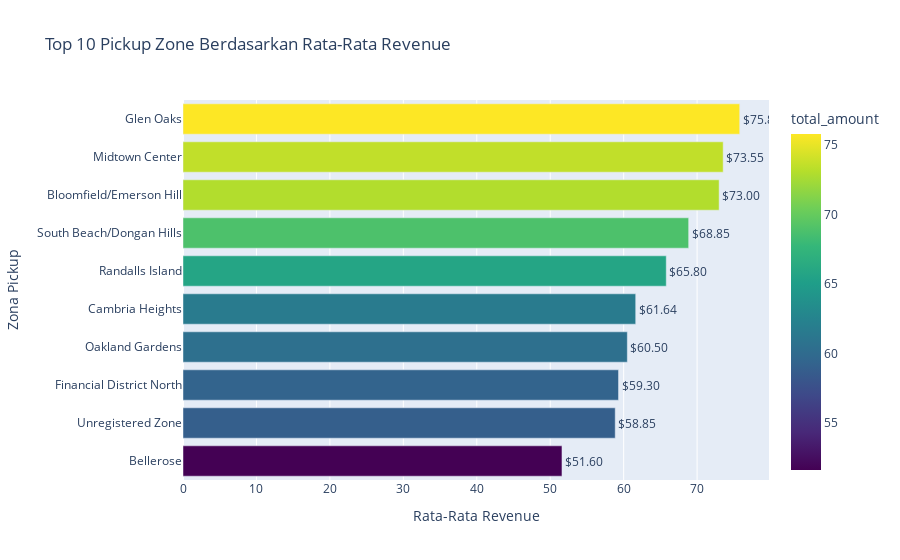

The notebook cell this image was saved under:
### Markdown cell above
### Rata-Rata Revenue

### Code cell
pu_avg_revenue = df.groupby('PU_Zone')['total_amount'].mean().sort_values(ascending=False).head(10).reset_index()

fig = px.bar(
    pu_avg_revenue,
    x='total_amount',
    y='PU_Zone',
    orientation='h',
    title='Top 10 Pickup Zone Berdasarkan Rata-Rata Revenue',
    text='total_amount',
    color='total_amount',
    color_continuous_scale='viridis'
)
fig.update_traces(texttemplate='$%{text:.2f}', textposition='outside')
fig.update_layout(yaxis={'categoryorder': 'total ascending'},
                  xaxis_title='Rata-Rata Revenue',
                  yaxis_title='Zona Pickup')
fig.show()

### Figure 1 — Plotly figure (JSON) as saved in the notebook; plotly's stock layout.template omitted (floating-point values rounded to 4 significant figures)
{"data": [{"hovertemplate": "total_amount=%{marker.color}<br>PU_Zone=%{y}<extra></extra>", "legendgroup": "", "marker": {"color": [75.8, 73.55, 73.0, 68.85, 65.8, 61.64, 60.5, 59.3, 58.85, 51.6], "coloraxis": "coloraxis", "pattern": {"shape": ""}}, "name": "", "orientation": "h", "showlegend": false, "text": [75.8, 73.55, 73.0, 68.85, 65.8, 61.64, 60.5, 59.3, 58.85, 51.6], "textposition": "outside", "texttemplate": "$%{text:.2f}", "type": "bar", "x": [75.8, 73.55, 73.0, 68.85, 65.8, 61.64, 60.5, 59.3, 58.85, 51.6], "xaxis": "x", "y": ["Glen Oaks", "Midtown Center", "Bloomfield/Emerson Hill", "South Beach/Dongan Hills", "Randalls Island", "Cambria Heights", "Oakland Gardens", "Financial District North", "Unregistered Zone", "Bellerose"], "yaxis": "y"}], "layout": {"barmode": "relative", "coloraxis": {"colorbar": {"title": {"text": "total_amount"}}, "colorscale": [[0, "#440154"], [0.1111, "#482878"], [0.2222, "#3e4989"], [0.3333, "#31688e"], [0.4444, "#26828e"], [0.5556, "#1f9e89"], [0.6667, "#35b779"], [0.7778, "#6ece58"], [0.8889, "#b5de2b"], [1, "#fde725"]]}, "legend": {"tracegroupgap": 0}, "title": {"text": "Top 10 Pickup Zone Berdasarkan Rata-Rata Revenue"}, "xaxis": {"anchor": "y", "domain": [0, 1], "title": {"text": "Rata-Rata Revenue"}}, "yaxis": {"anchor": "x", "categoryorder": "total ascending", "domain": [0, 1], "title": {"text": "Zona Pickup"}}}}
